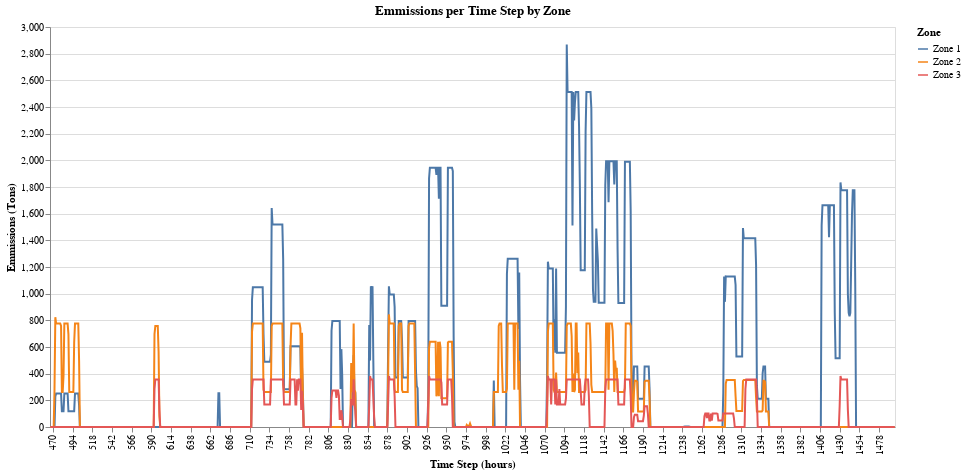

The notebook cell saved with this chart:
### Code cell
# Pre-processing
tstart = 470
tend = 1500
names_emm = ["Zone 1","Zone 2","Zone 3"]

emm_tot = DataFrame([emm1[3:end,2] emm1[3:end,3] emm1[3:end,4]],
    ["Zone 1","Zone 2","Zone 3"])


emm_plot = DataFrame([collect((tstart-3):(tend-3)) emm_tot[tstart:tend,1] repeat([names_emm[1]],(tend-tstart+1))],
    ["Hour","MW","Zone"]);

for i in range(2,3)
    emm_plot_temp = DataFrame([collect((tstart-3):(tend-3)) emm_tot[tstart:tend,i] repeat([names_emm[i]],(tend-tstart+1))],["Hour","MW","Zone"])
    emm_plot = [emm_plot; emm_plot_temp]
end

emm_plot  |>
@vlplot(mark={:line},
    x={:Hour,title="Time Step (hours)",labels="Zone:n",axis={values=tstart:24:tend}}, y={:MW,title="Emmissions (Tons)",type="quantitative"},
    color={"Zone:n"},width=845,height=400,title="Emmissions per Time Step by Zone")

### Figure 1 — Vega specification as saved in the notebook (floating-point values rounded to 4 significant figures; data arrays with more than 128 entries replaced by an {"elided": "..."} marker saying what was removed)
{"$schema": "https://vega.github.io/schema/vega/v5.json", "axes": [{"aria": false, "domain": false, "grid": true, "gridScale": "x", "labels": false, "maxExtent": 0, "minExtent": 0, "orient": "left", "scale": "y", "tickCount": {"signal": "ceil(height/40)"}, "ticks": false, "zindex": 0}, {"grid": false, "labelAlign": "right", "labelAngle": 270, "labelBaseline": "middle", "orient": "bottom", "scale": "x", "title": "Time Step (hours)", "values": [470, 494, 518, 542, 566, 590, 614, 638, 662, 686, 710, 734, 758, 782, 806, 830, 854, 878, 902, 926, 950, 974, 998, 1022, 1046, 1070, 1094, 1118, 1142, 1166, 1190, 1214, 1238, 1262, 1286, 1310, 1334, 1358, 1382, 1406, 1430, 1454, 1478], "zindex": 0}, {"grid": false, "labelOverlap": true, "orient": "left", "scale": "y", "tickCount": {"signal": "ceil(height/40)"}, "title": "Emmissions (Tons)", "zindex": 0}], "background": "white", "data": [{"name": "source_0", "values": {"elided": "3093 records"}}], "height": 400, "legends": [{"stroke": "color", "symbolType": "stroke", "title": "Zone"}], "marks": [{"encode": {"update": {"height": {"field": {"group": "height"}}, "width": {"field": {"group": "width"}}}}, "from": {"facet": {"data": "source_0", "groupby": ["Zone"], "name": "faceted_path_main"}}, "marks": [{"encode": {"update": {"defined": {"signal": "isValid(datum[\"MW\"]) && isFinite(+datum[\"MW\"])"}, "description": {"signal": "\"Time Step (hours): \" + (isValid(datum[\"Hour\"]) ? datum[\"Hour\"] : \"\"+datum[\"Hour\"]) + \"; Emmissions (Tons): \" + (format(datum[\"MW\"], \"\")) + \"; Zone: \" + (isValid(datum[\"Zone\"]) ? datum[\"Zone\"] : \"\"+datum[\"Zone\"])"}, "stroke": {"field": "Zone", "scale": "color"}, "x": {"field": "Hour", "scale": "x"}, "y": {"field": "MW", "scale": "y"}}}, "from": {"data": "faceted_path_main"}, "name": "marks", "sort": {"field": "datum[\"Hour\"]"}, "style": ["line"], "type": "line"}], "name": "pathgroup", "type": "group"}], "padding": 5, "scales": [{"domain": {"data": "source_0", "field": "Hour", "sort": true}, "name": "x", "padding": 0.5, "range": [0, {"signal": "width"}], "type": "point"}, {"domain": {"data": "source_0", "field": "MW"}, "name": "y", "nice": true, "range": [{"signal": "height"}, 0], "type": "linear", "zero": true}, {"domain": {"data": "source_0", "field": "Zone", "sort": true}, "name": "color", "range": "category", "type": "ordinal"}], "style": "cell", "title": {"frame": "group", "text": "Emmissions per Time Step by Zone"}, "width": 845}
